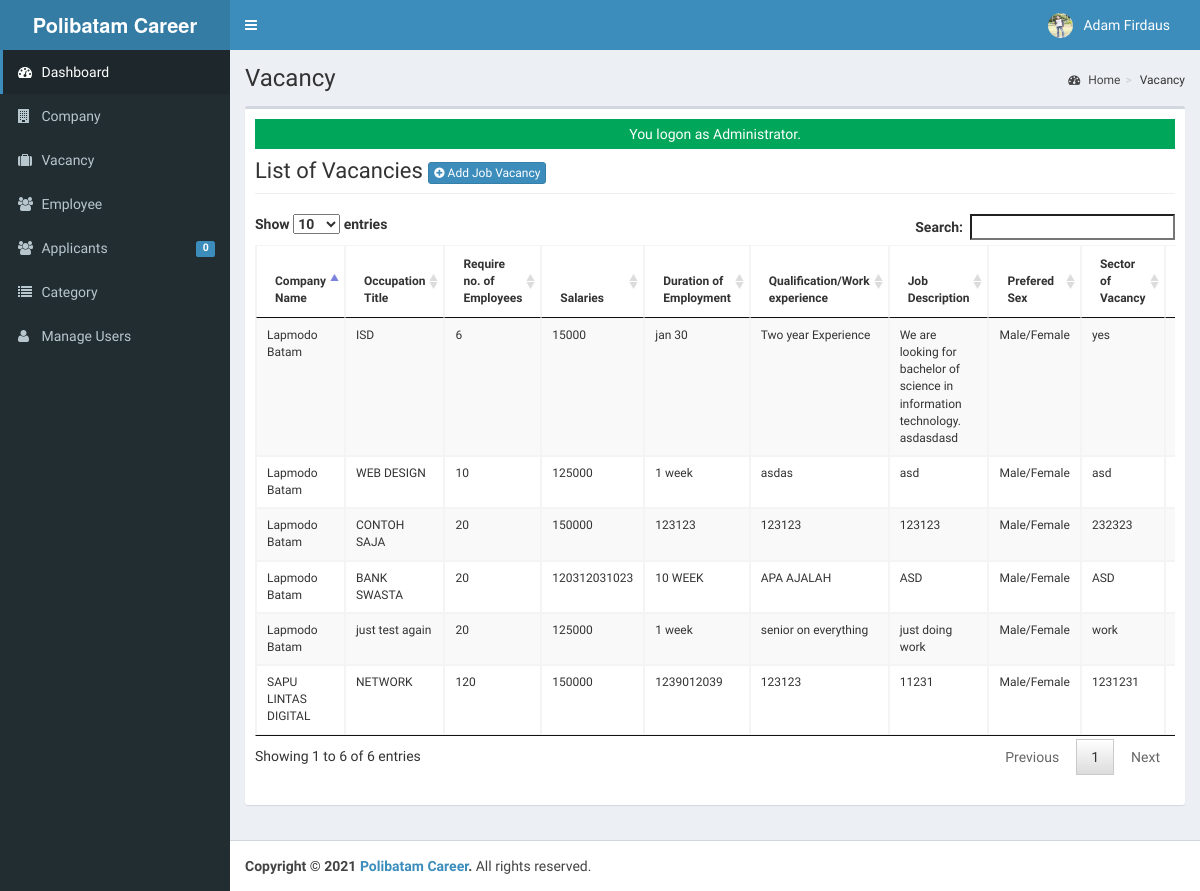
/admin/vacancy/ (signed in), run on the app's committed database.
### tables this page shows
CREATE TABLE `tblusers` (
  `USERID` varchar(30) NOT NULL,
  `FULLNAME` varchar(40) NOT NULL,
  `USERNAME` varchar(90) NOT NULL,
  `PASS` varchar(90) NOT NULL,
  `ROLE` varchar(30) NOT NULL,
  `PICLOCATION` varchar(255) NOT NULL
);

CREATE TABLE `tbljob` (
  `JOBID` int(11) NOT NULL,
  `COMPANYID` int(11) NOT NULL,
  `CATEGORY` varchar(90) NOT NULL,
  `OCCUPATIONTITLE` varchar(90) NOT NULL,
  `REQ_NO_EMPLOYEES` int(11) NOT NULL,
  `SALARIES` double NOT NULL,
  `DURATION_EMPLOYEMENT` varchar(90) NOT NULL,
  `QUALIFICATION_WORKEXPERIENCE` text NOT NULL,
  `JOBDESCRIPTION` text NOT NULL,
  `PREFEREDSEX` varchar(30) NOT NULL,
  `SECTOR_VACANCY` text NOT NULL,
  `JOBSTATUS` varchar(90) NOT NULL,
  `DATEPOSTED` datetime NOT NULL,
  `PROGRESS_DETAIL` text NOT NULL
);

CREATE TABLE `tblcompany` (
  `COMPANYID` int(11) NOT NULL,
  `COMPANYNAME` varchar(90) NOT NULL,
  `COMPANYUSERNAME` varchar(90) NOT NULL,
  `COMPANYPASSWORD` varchar(90) NOT NULL,
  `COMPANYADDRESS` varchar(90) NOT NULL,
  `COMPANYCONTACTNO` varchar(30) NOT NULL,
  `COMPANYSTATUS` varchar(90) NOT NULL,
  `COMPANYMISSION` text NOT NULL,
  `COMPANYLOGO` varchar(255) NOT NULL
);

### admin/vacancy/index.php (called while the page is built, shortened)
<?php
require_once("../../include/initialize.php");
$title="Vacancy";
require_once ("../theme/templates.php");
?>

### include/database.php (called while the page is built, shortened)
<?php
class Database {
	var $query = '';
	public $conn;
	public function open_connection() {
		try {
		$this->conn = new PDO("mysql:host=".server.";dbname=".database_name. "", user,pass);
		$this->conn->setAttribute(PDO::ATTR_ERRMODE, PDO::ERRMODE_EXCEPTION);
		}catch(PDOException $e){
			echo "Problem in database connection! Contact administrator!". $e->getMessage();
		}
	}
	function setQuery($sql='') {
		try {
		   $this->sql_string=$sql;
			$this->query = $this->conn->prepare($this->sql_string);
			$this->query->execute();
		  } catch (PDOException $e) {
		    echo "Failed to get query handle: " . $e->getMessage() . "\n";
		    exit;
		  }
	}
	function loadResultList() {
		$results = $this->query->fetchAll(PDO::FETCH_OBJ);
		return $results;
	}
	function loadSingleResult() {
		$results = $this->query->fetch(PDO::FETCH_OBJ);
		return $results;
	}
}
$mydb = new Database();
?>

### include/accounts.php (called while the page is built, shortened)
<?php
require_once(LIB_PATH.DS.'database.php');
class User {
	protected static  $tblname = "tblusers";
	function single_user($id=""){
			global $mydb;
			$mydb->setQuery("SELECT * FROM ".self::$tblname."
				Where USERID= '{$id}' LIMIT 1");
			$cur = $mydb->loadSingleResult();
			return $cur;
	}
}
?>

### include/function.php (called while the page is built, shortened)
<?php
function currentpage(){
		$this_page = $_SERVER['SCRIPT_NAME'];
	    $bits = explode('/',$this_page);
		 return $bits[3];
	}
		?>

### admin/vacancy/list.php (the view, shortened to what this page needs)
<div class="row">
      	 <div class="col-lg-12">
           <h1 class="page-header">List of Vacancies  <a href="index.php?view=add" class="btn btn-primary btn-xs  ">  <i class="fa fa-plus-circle fw-fa"></i> Add Job Vacancy</a>  </h1>
      		</div>
  		 </div>
 		    <form action="controller.php?action=delete" Method="POST">
		     <div class="table-responsive">
			<table id="dash-table" class="table table-striped table-bordered table-hover"  style="font-size:12px" cellspacing="0">
			  <thead>
			  	<tr>
			  		<th>Company Name</th>
			  		<th>Occupation Title</th>
			  		<th>Require no. of Employees</th>
			  		<th>Salaries</th>
			  		<th>Duration of Employment</th>
			  		<th>Qualification/Work experience</th>
			  		<th>Job Description</th>
			  		<th>Prefered Sex</th>
			  		<th>Sector of Vacancy</th>
			  		<th>Job Status</th>
			  	</tr>
			  </thead>
			  <tbody>
			  	<?php
			  		$mydb->setQuery("SELECT * FROM `tbljob` j, `tblcompany` c WHERE j.COMPANYID=c.COMPANYID");
			  		$cur = $mydb->loadResultList();
					foreach ($cur as $result) {
			  		echo '<tr>';
			  			echo '<td>' . $result->COMPANYNAME.'</td>';
			  			echo '<td>' . $result->OCCUPATIONTITLE.'</td>';
			  			echo '<td>' . $result->REQ_NO_EMPLOYEES.'</td>';
			  			echo '<td>' . $result->SALARIES.'</td>';
			  			echo '<td>' . $result->DURATION_EMPLOYEMENT.'</td>';
			  			echo '<td>' . $result->QUALIFICATION_WORKEXPERIENCE.'</td>';
			  			echo '<td>' . $result->JOBDESCRIPTION.'</td>';
			  			echo '<td>' . $result->PREFEREDSEX.'</td>';
			  			echo '<td>' . $result->SECTOR_VACANCY.'</td>';
			  			echo '<td>' . $result->JOBSTATUS.'</td>';
			  		echo '</tr>';
			  	}
			  	?>
			  </tbody>
			</table>
			</form>

### admin/theme/templates.php (shortened to what this page needs)
<!DOCTYPE html>
<html>
    <head>
        <link rel="stylesheet" href="<?php echo web_root;?>bootstrap/css/bootstrap.min.css">
        <link rel="stylesheet" href="<?php echo web_root;?>plugins/font-awesome/css/font-awesome.min.css">
        <link rel="stylesheet" href="<?php echo web_root;?>dist/css/AdminLTE.min.css">
        <link rel="stylesheet" href="<?php echo web_root;?>dist/css/skins/_all-skins.min.css">
        <link rel="stylesheet" href="<?php echo web_root;?>plugins/iCheck/flat/blue.css">
        <link rel="stylesheet" href="<?php echo web_root;?>plugins/morris/morris.css">
        <link rel="stylesheet" href="<?php echo web_root;?>plugins/jvectormap/jquery-jvectormap-1.2.2.css">
        <link href="<?php echo web_root; ?>plugins/datepicker/bootstrap-datetimepicker.min.css" rel="stylesheet" media="screen">
        <link rel="stylesheet" href="<?php echo web_root;?>plugins/dataTables/jquery.dataTables.min.css">
        <link rel="stylesheet" href="<?php echo web_root;?>plugins/bootstrap-wysihtml5/bootstrap3-wysihtml5.min.css">
    </head>
 <body class="hold-transition skin-blue fixed sidebar-mini">
<div class="wrapper">
  <header class="main-header">
    <a href="<?php echo web_root;?>/admin/" class="logo">
      <span class="logo-lg"><b>Polibatam Career</b></span>
    </a>
    <nav class="navbar navbar-static-top" role="navigation">
      <a href="#" class="sidebar-toggle" data-toggle="offcanvas" role="button">
      </a>
      <div class="navbar-custom-menu">
        <ul class="nav navbar-nav">
          <?php
              $user = New User();
              $singleuser = $user->single_user($_SESSION['ADMIN_USERID']);
          ?>
          <li class="dropdown user user-menu" style="padding-right: 15px;"  >
            <a href="#" class="dropdown-toggle" data-toggle="dropdown">
              <img src="<?php echo web_root.'admin/user/'. $singleuser->PICLOCATION;?>" class="user-image" alt="User Image">
              <span class="hidden-xs"><?php echo $singleuser->FULLNAME; ?></span>
            </a>
          </li>
        </ul>
      </div>
    </nav>
  </header>
  <aside class="main-sidebar">
    <section class="sidebar">
      <ul class="sidebar-menu">
        <li  class="<?php echo (currentpage() == 'index.php') ? "active" : false;?>" >
          <a href="<?php echo web_root ;?>admin/">
            <i class="fa fa-dashboard"></i> <span>Dashboard</span>
          </a>
        </li>
        <li class="<?php echo (currentpage() == 'company') ? "active" : false;?>" >
          <a href="<?php echo web_root ;?>admin/company/">
            <i class="fa fa-building"></i> <span>Company</span>
          </a>
        </li>
        <li class="<?php echo (currentpage() == 'vacancy') ? "active" : false;?>" >
          <a href="<?php echo web_root ;?>admin/vacancy/">
            <i class="fa fa-suitcase"></i> <span>Vacancy</span>
          </a>
        </li>
        <li class="<?php echo (currentpage() == 'employee') ? "active" : false;?>" >
          <a href="<?php echo web_root ;?>admin/employee/">
            <i class="fa fa-users"></i> <span>Employee</span>
          </a>
        </li>
        <li class="<?php echo (currentpage() == 'applicants') ? "active" : false;?>" >
          <a href="<?php echo web_root ;?>admin/applicants/">
            <i class="fa fa-users"></i> <span>Applicants</span>
            <span class="label label-primary pull-right">
              <?php
                $sql = "SELECT count(*) as 'APPL' FROM `tbljobregistration` WHERE `PENDINGAPPLICATION`=1";
                $mydb->setQuery($sql);
                $pending = $mydb->loadSingleResult();
                echo $pending->APPL;
              ?>
            </span>
          </a>
        </li>
        <li class="<?php echo (currentpage() == 'category') ? "active" : false;?>" >
          <a href="<?php echo web_root ;?>admin/category/">
            <i class="fa fa-list"></i> <span>Category</span>
          </a>
        </li>
         <li class="<?php echo (currentpage() == 'user') ? "active" : false;?>">
          <a href="<?php echo web_root; ?>admin/user/">
            <i class="fa fa-user"></i> <span>Manage Users</span> </a>
        </li>
      </ul>
    </section>
  </aside>
  <div class="content-wrapper">
  <section class="content-header">
      <h1>
        <?php echo isset($title) ? $title : ''; ?>
      </h1>
      <ol class="breadcrumb">
        <?php
          if ($title!='Home') {
            $active_title = '';
            if (isset($_GET['view'])) {
              $active_title = '<li class='.$active_title.'><a href="index.php">'.$title.'</a></li>';
            }else{
              $active_title = '<li class='.$active_title.'>'.$title.'</li>';
            }
            echo '<li><a href='.web_root.'admin/><i class="fa fa-dashboard"></i> Home</a></li>';
            echo  $active_title;
          }
        ?>
      </ol>
    </section>
         <section class="content">
          <div class="row">
            <div class="col-xs-12">
              <div class="box">
                <div class="box-body">
              <?php
               require_once $content;
               ?>
             </div>
           </div>
         </div>
         </section>
 </div>
  <footer class="main-footer">
    <strong>Copyright &copy; 2021 <a href="#">Polibatam Career</a>.</strong> All rights
    reserved.
  </footer>
    </body>
</html>

### data on the page
tblusers: PICLOCATION (picture), FULLNAME "Adam Firdaus"
tbljob: COMPANYID.COMPANYNAME "Lapmodo Batam", OCCUPATIONTITLE "ISD", REQ_NO_EMPLOYEES "6", SALARIES "15000", DURATION_EMPLOYEMENT "jan 30", QUALIFICATION_WORKEXPERIENCE "Two year Experience", JOBDESCRIPTION "We are looking for bachelor of science in information technology. asdasdasd", PREFEREDSEX "Male/Female", SECTOR_VACANCY "yes"
tbljob: COMPANYID.COMPANYNAME "Lapmodo Batam", OCCUPATIONTITLE "WEB DESIGN", REQ_NO_EMPLOYEES "10", SALARIES "125000", DURATION_EMPLOYEMENT "1 week", QUALIFICATION_WORKEXPERIENCE "asdas", JOBDESCRIPTION "asd", PREFEREDSEX "Male/Female", SECTOR_VACANCY "asd"
tbljob: COMPANYID.COMPANYNAME "SAPU LINTAS DIGITAL", OCCUPATIONTITLE "NETWORK", REQ_NO_EMPLOYEES "120", SALARIES "150000", DURATION_EMPLOYEMENT "1239012039", QUALIFICATION_WORKEXPERIENCE "123123", JOBDESCRIPTION "11231", PREFEREDSEX "Male/Female", SECTOR_VACANCY "1231231"
tbljob: COMPANYID.COMPANYNAME "Lapmodo Batam", OCCUPATIONTITLE "CONTOH SAJA", REQ_NO_EMPLOYEES "20", SALARIES "150000", DURATION_EMPLOYEMENT "123123", QUALIFICATION_WORKEXPERIENCE "123123", JOBDESCRIPTION "123123", PREFEREDSEX "Male/Female", SECTOR_VACANCY "232323"
tbljob: COMPANYID.COMPANYNAME "Lapmodo Batam", OCCUPATIONTITLE "BANK SWASTA", REQ_NO_EMPLOYEES "20", SALARIES "120312031023", DURATION_EMPLOYEMENT "10 WEEK", QUALIFICATION_WORKEXPERIENCE "APA AJALAH", JOBDESCRIPTION "ASD", PREFEREDSEX "Male/Female", SECTOR_VACANCY "ASD"
tbljob: COMPANYID.COMPANYNAME "Lapmodo Batam", OCCUPATIONTITLE "just test again", REQ_NO_EMPLOYEES "20", SALARIES "125000", DURATION_EMPLOYEMENT "1 week", QUALIFICATION_WORKEXPERIENCE "senior on everything", JOBDESCRIPTION "just doing work", PREFEREDSEX "Male/Female", SECTOR_VACANCY "work"

### other printed values
$pending->APPL "0"
$title "Vacancy"
$_SESSION['message'] "You logon as Administrator."
